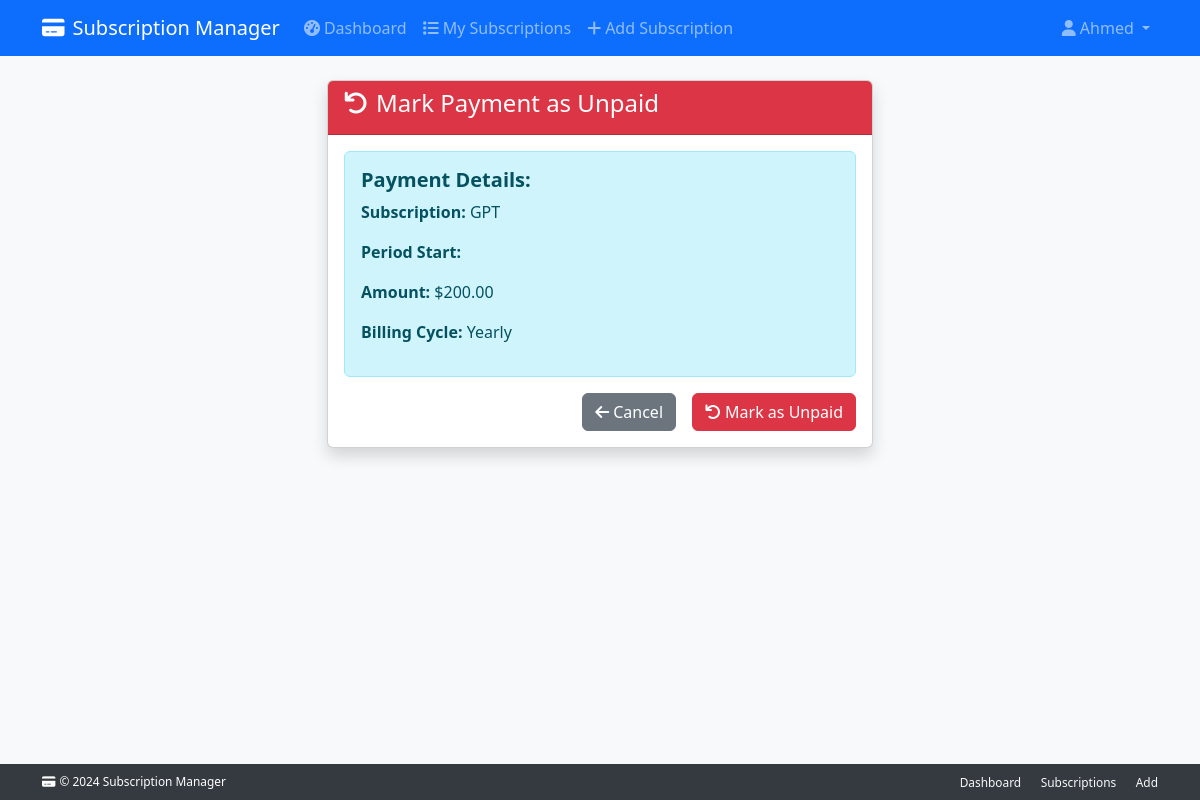
The page /subscriptions/2/mark-unpaid/2026-09-18/ (signed in) on the database as committed earlier.
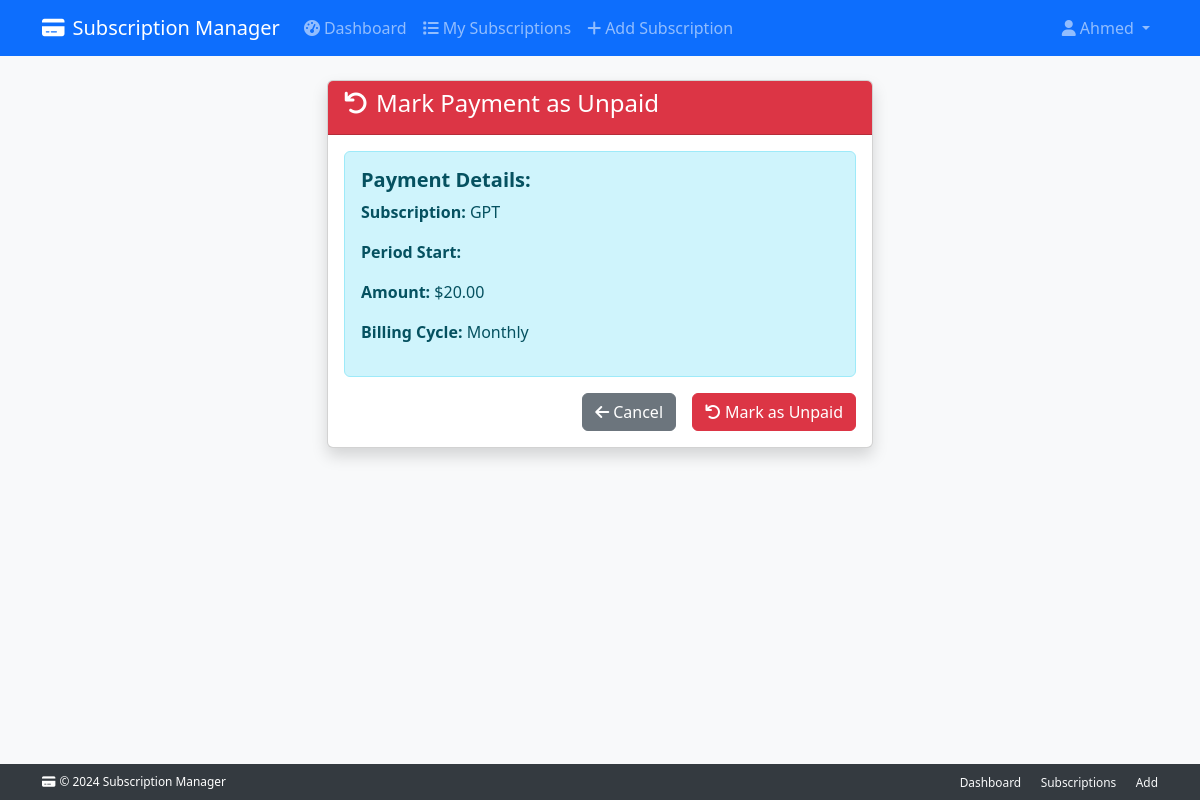
The same page on the database as committed later.
### subscriptions/models.py (models this page shows, shortened)
class Subscription(models.Model):
    user = models.ForeignKey(settings.AUTH_USER_MODEL, on_delete=models.CASCADE, related_name="subscriptions")
    name = models.CharField(max_length=200)
    monthly_cost = models.DecimalField(max_digits=10, decimal_places=2, null=True, blank=True)
    yearly_cost = models.DecimalField(max_digits=10, decimal_places=2, null=True, blank=True)
    billing_cycle = models.CharField(max_length=10, choices=BILLING_CYCLE_CHOICES)
    start_date = models.DateField()
    renewal_date = models.DateField(null=True, blank=True)
    duration_months = models.PositiveIntegerField(null=True, blank=True, help_text="Duration in months (for monthly billing)")
    duration_years = models.PositiveIntegerField(null=True, blank=True, help_text="Duration in years (for yearly billing)")
    is_active = models.BooleanField(default=True)
    auto_renewal = models.BooleanField(default=True)  # Default enabled
    category = models.ForeignKey(Category, on_delete=models.PROTECT)
    created_at = models.DateTimeField(auto_now_add=True)
    updated_at = models.DateTimeField(auto_now=True)
    def get_current_cost(self):
        if self.billing_cycle == 'monthly':
            return self.monthly_cost or 0
        else:
            return self.yearly_cost or 0

### subscriptions/views.py (the view)
# urls.py: path('<int:pk>/mark-unpaid/<str:period_start>/', views.mark_payment_unpaid, name='mark_payment_unpaid'),
@login_required
def mark_payment_unpaid(request, pk, period_start):
    subscription = get_object_or_404(Subscription, pk=pk, user=request.user)
    if request.method == 'POST':
        subscription.mark_payment_unpaid(period_start)
        messages.success(request, f'Payment for period {period_start} marked as unpaid!')
        return redirect('subscription_detail', pk=pk)
    else:
        return render(request, 'subscriptions/mark_payment_paid.html', {
            'subscription': subscription,
            'period_start': period_start,
            'action': 'unpaid',
        })

### subscriptions/templates/subscriptions/mark_payment_paid.html (shortened to what this page needs)
{% extends 'base.html' %}  {% block content %}
<div class="row justify-content-center">
  <div class="col-md-6">
    <div class="card shadow">
      <div
        class="card-header {% if action == 'paid' %}bg-success{% else %}bg-danger{% endif %} text-white"
      >
        <h4>
          {% if action == 'paid' %}
          <i class="fas fa-check-circle me-2"></i>Mark Payment as Paid
          {% else %}
          <i class="fas fa-undo me-2"></i>Mark Payment as Unpaid {% endif %}
        </h4>
      </div>
      <div class="card-body">
        <div class="alert alert-info">
          <h5><strong>Payment Details:</strong></h5>
          <p><strong>Subscription:</strong> {{ subscription.name }}</p>
          <p><strong>Period Start:</strong> {{ period_start|date:"M d, Y" }}</p>
          <p>
            <strong>Amount:</strong>
            ${{subscription.get_current_cost|floatformat:2 }}
          </p>
          <p>
            <strong>Billing Cycle:</strong>
            {{subscription.get_billing_cycle_display }}
          </p>
        </div>
        <form method="post">
          <div class="d-grid gap-2 d-md-flex justify-content-md-end">
            <a
              href="{% url 'subscription_detail' subscription.pk %}"
              class="btn btn-secondary me-md-2"
            >
              <i class="fas fa-arrow-left me-1"></i>Cancel
            </a>
            {% if action == 'paid' %}
            <button type="submit" class="btn btn-success">
              <i class="fas fa-check me-1"></i>Mark as Paid
            </button>
            {% else %}
            <button type="submit" class="btn btn-danger">
              <i class="fas fa-undo me-1"></i>Mark as Unpaid
            </button>
            {% endif %}
          </div>
        </form>
      </div>
    </div>
  </div>
</div>
{% endblock %}

Rows that differ between the two databases and show on the page:
changed Subscription "GPT": get_current_cost "200.00" → "20.00"; billing_cycle "Yearly" → "Monthly"
